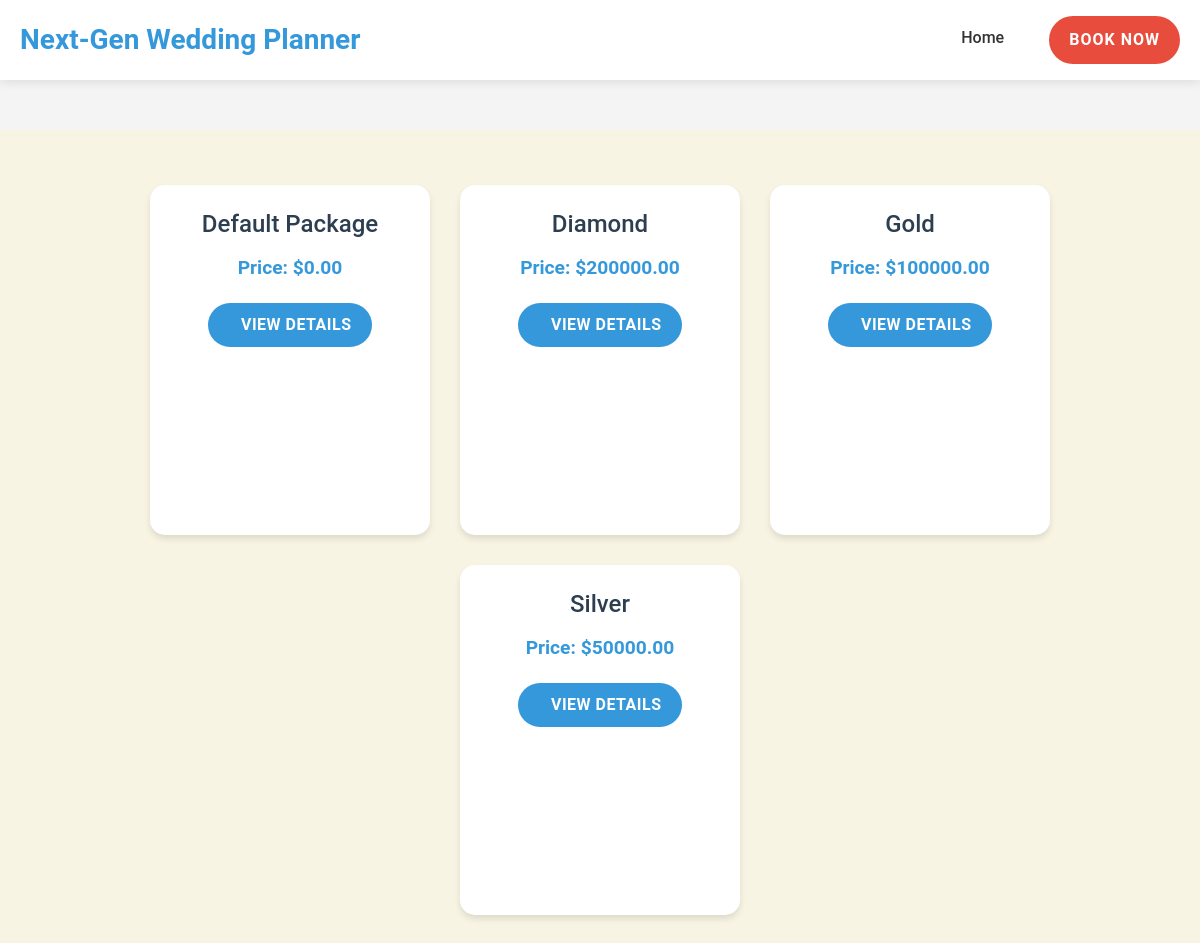
Screenshot of /package/ with the database file from the repository.
### store/models.py (models this page shows)
class Package(models.Model):
    package_id = models.AutoField(primary_key=True)
    name = models.CharField(max_length=100)
    price = models.DecimalField(max_digits=10, decimal_places=2)

### store/views.py (the view)
# urls.py: path('package/', views.package_view, name='package_view'),
def package_view(request):
    packages = Package.objects.all()
    context = {
        'packages': packages
    }
    return render(request, 'package_view.html', context)

### templates/package_view.html (shortened to what this page needs)
<!DOCTYPE html>
<html lang="en">
<head>
    <link href="https://stackpath.bootstrapcdn.com/bootstrap/4.5.2/css/bootstrap.min.css" rel="stylesheet">
</head>
<body>
    {% include 'headercustomer.html' %}
    <div class="container-wrapper">
        {% for package in packages %}
            <div class="wrapper">
                <div class="container">
                    <div class="bottom">
                        <div class="left">
                            <div class="details">
                                <h1>{{ package.name }}</h1>
                                <p>Price: ${{ package.price }}</p>
                                <a href="{% url 'package_details' package.package_id %}" class="btn btn-primary">
                                    View Details
                                </a>
                            </div>
                        </div>
                    </div>
                </div>
            </div>
        {% endfor %}
    </div>
</body>
</html>

### templates/package_view.html (style rules this page uses)
body { background: #f8f4e3 !important; color: #333; font-family: 'Arial', sans-serif; }
.container-wrapper { display: flex; flex-wrap: wrap; justify-content: center; padding: 40px; margin-top: 130px; }
.wrapper { width: 280px; height: 350px; background: white; margin: 15px; border-radius: 15px; box-shadow: 0 4px 6px rgba(0, 0, 0, 0.1); transition: transform 0.3s, box-shadow 0.3s; overflow: hidden; }
.container { height: 100%; display: flex; flex-direction: column; justify-content: space-between; }
.details { padding: 25px; text-align: center; }
.details h1 { font-size: 1.5rem; margin-bottom: 15px; color: #2c3e50; }
.details p { font-size: 1.2rem; font-weight: bold; color: #3498db; margin-bottom: 20px; }
.btn-primary { background-color: #3498db; border: none; padding: 10px 20px; color: white; text-decoration: none; border-radius: 25px; transition: background-color 0.3s; font-weight: bold; text-transform: uppercase; letter-spacing: 0.5px; }

### templates/headercustomer.html (style rules this page uses)
:root { --primary-color: #3498db; --secondary-color: #f4f4f4; --accent-color: #e74c3c; --text-color: #333; --header-height: 80px; }
body, html { margin: 0; padding: 0; font-family: 'Roboto', sans-serif; background-color: var(--secondary-color); color: var(--text-color); }

### rows the page displays
Package: name "Default Package", price "0.00"
Package: name "Diamond", price "200000.00"
Package: name "Gold", price "100000.00"
Package: name "Silver", price "50000.00"
